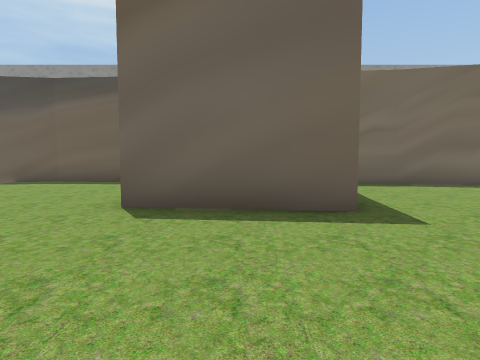
View 1 (above)

16 first-person views from a walk through a scene from a Unity 3-D project. The camera is 1.4 m above the floor, tilts 4° down and sees 75° across. The floor is counted in squares, 2 m on a side. Each view is taken from the middle of a square. On the plan, view 1 faces up. The plan holds only what a view shows up to about 10 squares ahead; the rest is blank. The place goes on beyond the plan. The player is left out.

View 2
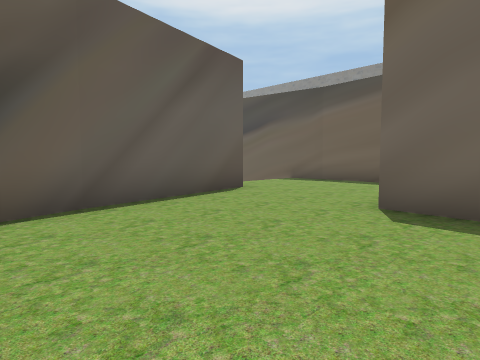

View 3
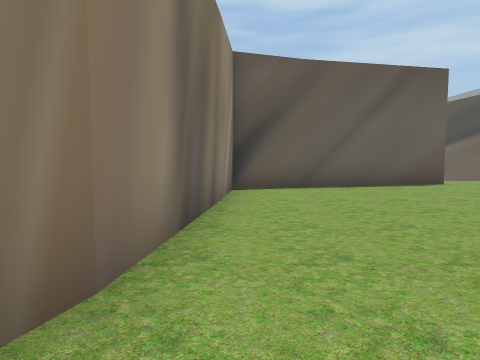

View 4
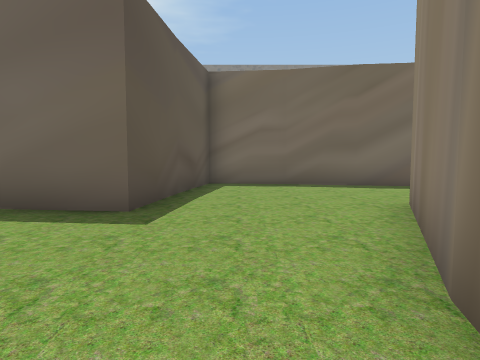

View 5
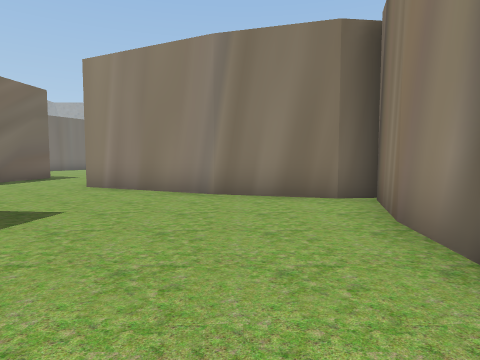

View 6
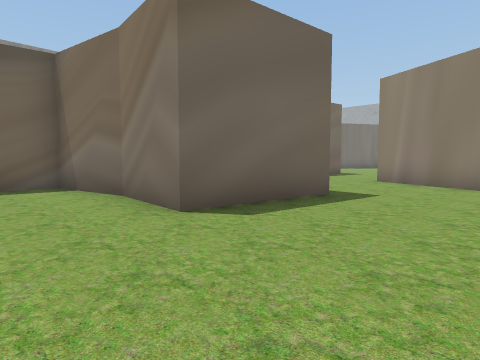

View 7
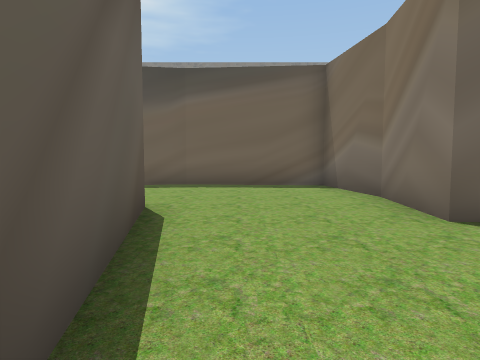

View 8
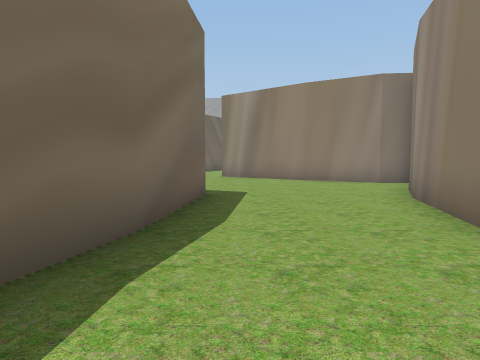

View 9
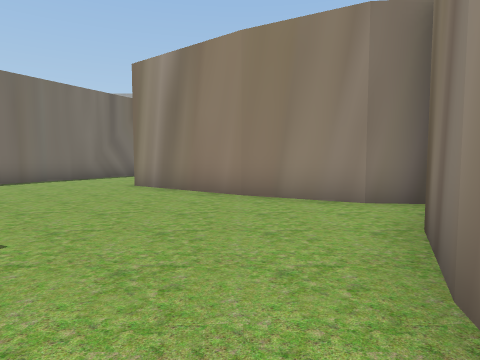

View 10
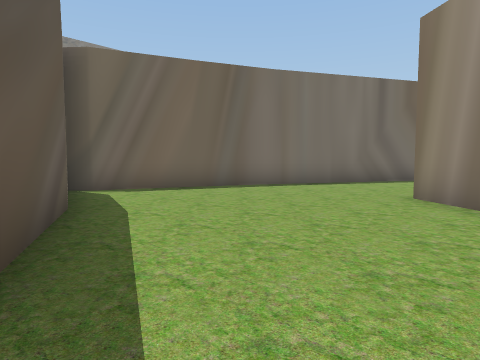

View 11
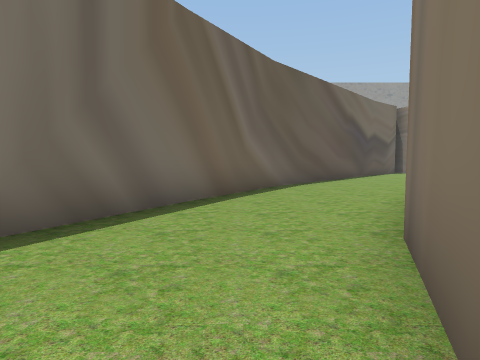

View 12
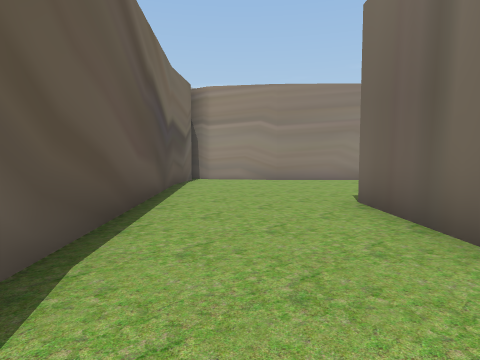

View 13
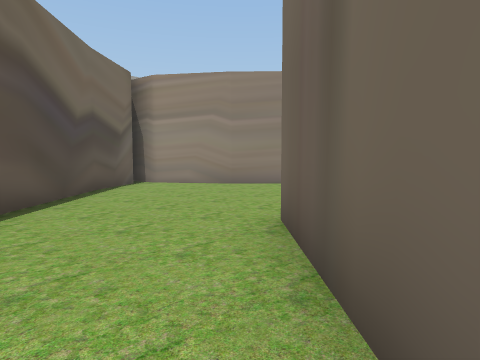

View 14
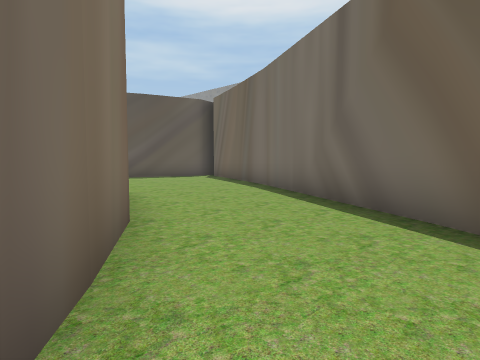

View 15
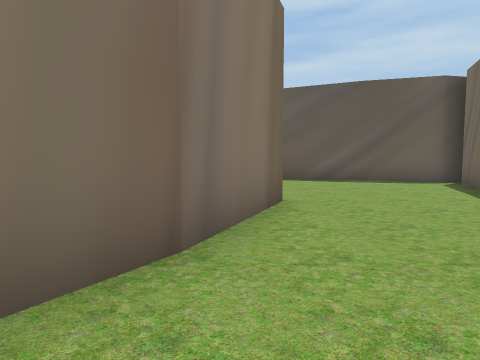

View 16
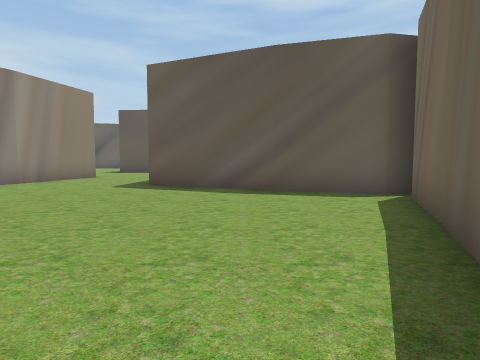

### Floor plan
Points are (right, up) in squares from view 1. A wall is a line through its corners. A room is listed if a view was taken in it or the views show most of it. See-through windows are left out.
Room 1 (views 1, 2, 3, 4, 5, 6, 7)
walls: (-1.4, 6.5) (-1.8, 9) (-5.5, 9.3); (1.7, 5.6) (1.5, 4.1) (-1.7, 4.4) (-1.5, 6.6); (-4.6, 1.6) (-4, -0.1) (1.5, -0.7); (-5.4, 5.5) (-4.5, 1.4); (1.4, -0.7) (3.2, -1.3); (4, 1.4) (5.6, 4.8); (3.4, -0.7) (4.1, 1.6); (-5.4, 9.3) (-7, 9.1)
ways out: opening at (3.5, 4.5) to room 2
Room 2 (views 8, 9, 10, 11, 16)
walls: (8.4, 4) (10.1, 3.2); (10.4, 10.8) (9, 7.7) (5.9, 8); (6.1, 7.9) (4.1, 8.5); (6.1, 4.6) (8.5, 3.9); (11.7, 2.1) (11.8, 3) (12.9, 5) (14.9, 7.7) (16.2, 7.1); (11, 12.8) (10.3, 10.7); (4.3, 8.5) (2, 8.7) (1.7, 5.6); (13.6, 12.2) (11.5, 13); (17.9, 10) (13.6, 12.4)
ways out: opening at (3.5, 4.5) to room 1; opening at (17.5, 8.5) to room 3
Room 3 (views 12, 13, 14, 15)
walls: (21, 4.3) (23.2, 2.1); (25.4, -2.8) (27.3, -0.9); (27.2, -1) (29.1, 0.4); (28.1, 2.4) (22.7, 7.2); (29.3, 0.9) (28, 2.5); (22.8, 7.3) (17.9, 10); (17.6, 6.6) (20, 5.2); (16.2, 7.1) (17.8, 6.5)
ways out: opening at (17.5, 8.5) to room 2

Positions as (right, up) in squares from view 1, and headings:
1: (0, 0), facing up
2: (0, 0), facing up-left
3: (3, 0), facing left
4: (3, 0), facing up
5: (-2, 1), facing right
6: (-4, 1), facing up-right
7: (-4, 1), facing up
8: (3, 7), facing right
9: (7, 5), facing right
10: (9, 6), facing up-right
11: (15, 8), facing right
12: (21, 7), facing down-right
13: (21, 5), facing down-right
14: (21, 5), facing up-left
15: (20, 7), facing left
16: (17, 10), facing left
